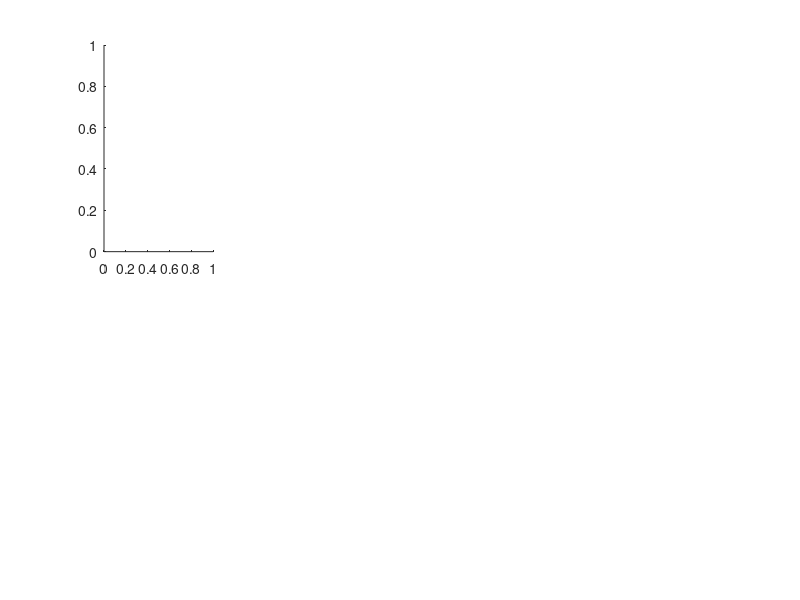

Here is the MATLAB script that generated this plot: (Note: this script raises an error after producing the figure.)
load A;

FOLDER = 'A_matrix';
UNCOMPRESSED_PATH = [FOLDER, '/Uncompressed.jpg'];

FILE_NAME_START = 'A_matrix_grayscale_SVD_compression_rank_';
FIGURE_TITLE_START = 'Matrix A grayscale,';
FIGURE_TITLE_MIDDLE = 'SVD compression rank ';
CAPTION_START = 'Compression ratio ';

RANKS = 1:7;

figure;
set(gcf, 'Position', [0 0 634 638]);

ranks_size = size(RANKS);
subplot_width = (ranks_size(2) + 1) / 2;
subplot(2, subplot_width, 1)

intens(round(A), {FIGURE_TITLE_START, 'No compression'});
imwrite(divide_all_by_largest_element(A), UNCOMPRESSED_PATH);
uncompressed_size = file_size(UNCOMPRESSED_PATH);

%Space allocation
errors = RANKS;
size_ratios = RANKS;

for k = RANKS
    RANK_STRING = int2str(k);
    FULL_TITLE = {FIGURE_TITLE_START, [FIGURE_TITLE_MIDDLE, RANK_STRING]};
    
    FILE_NAME = create_image_path(FOLDER, [FILE_NAME_START, RANK_STRING]);
    [A_compressed, size_ratios(k), errors(k)] = ...
        compress_and_create_image(A, k, FILE_NAME, uncompressed_size);
    
    subplot(2, subplot_width, k+1);
    intens(round(A_compressed), FULL_TITLE);
    
    FULL_CAPTION = [CAPTION_START, num2str(size_ratios(k), 3)];
    text(0.15, -0.1, FULL_CAPTION, 'Units', 'normalized');
end

generate_table(FOLDER, RANKS, size_ratios, errors);